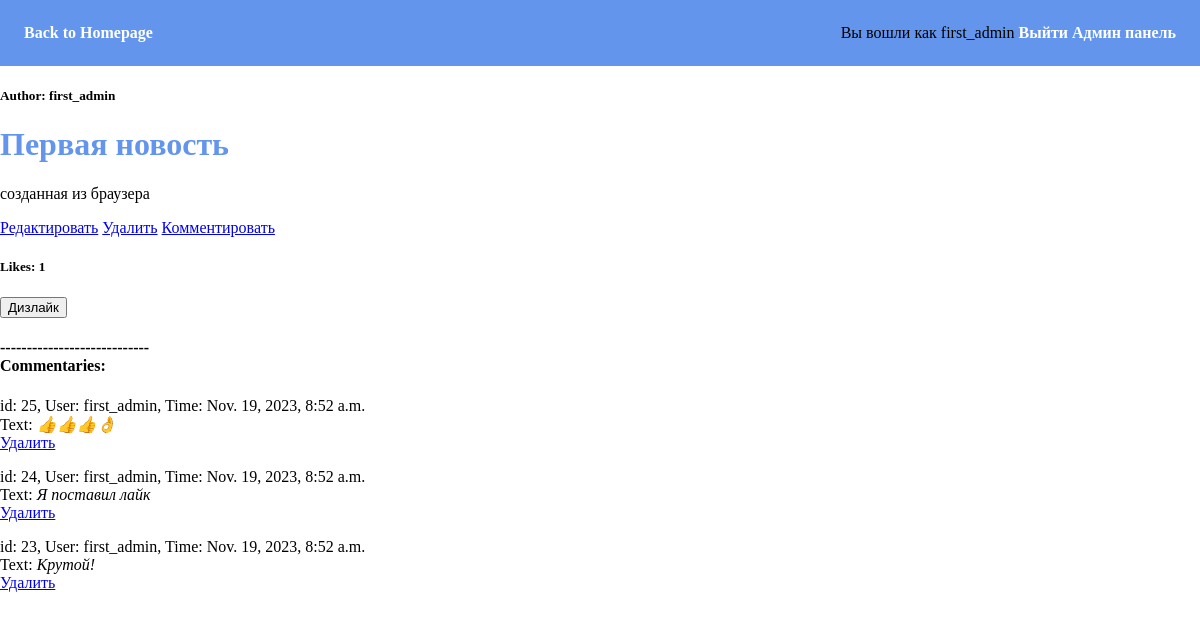
Page /news/3/ (signed in) on the committed database.
### news/models.py (models this page shows, shortened)
class News(models.Model):
    author = models.ForeignKey(User, null=True, on_delete=models.SET_NULL) # УКАЗАНИЕ АВТОРА
    article = models.CharField(max_length=100) # ЗАГОЛОВОК НОВОСТИ
    body = models.TextField(blank=True, null=True) # ТЕКСТ НОВОСТИ
    commentary = models.ManyToManyField(Commentaries)
    likes = models.ManyToManyField(Likes)
    def get_likes(self):
        return self.likes.count()

class Commentaries(models.Model):
    class Meta:
        ordering = ['-date']
    user = models.ForeignKey(User, null=True, on_delete=models.SET_NULL)
    date = models.DateTimeField(auto_now_add=True)
    text = models.TextField(blank=False, null=True)

### news/views.py (the view)
# urls.py: path('news/<int:pk>/', detail_view, name='detail-news'),
def detail_view(request, pk):
    try:
        obj = News.objects.get(id=pk)
    except News.DoesNotExist:
        raise Http404
    return render(request, 'news/detail.html', {'single_object': obj})

### news/templates/news/detail.html (shortened to what this page needs)
{% extends "base.html" %}
{% block content %}
<h5>Author: {{ single_object.author }}</h5>
<h1>{{ single_object.article }}</h1>
{% include 'news/detail_snippet.html' with single_object=single_object %}
{% if perms.user.is_staff %}
    <a href="/news/edit/{{ single_object.pk }}">Редактировать</a>
    <a href="/news/delete/{{ single_object.pk }}">Удалить</a>
    <a href="/news/commentary/{{ single_object.pk }}">Комментировать</a>
{% endif %}
<h5>Likes: {{ single_object.get_likes }}</h5>
<form action="/news/like/{{ single_object.pk }}/" method="post">
    {% if not single_object.get_likes %}
        <input type="submit" value="Лайк">
    {% else %}
        <input type="submit" value="Дизлайк">
    {% endif %}
</form>
<h4>
    ----------------------------<br>
    Commentaries:
</h4>
{% for c in single_object.commentary.all %}
    <p>
        id: {{ c.pk }},
        User: {{ c.user }},
        Time: {{ c.date }}<br>
        Text: <i>{{ c.text }}</i><br>
    {% if perms.user.is_staff %}
        <a href="/news/commentary/{{ c.pk }}/delete/">Удалить</a>
    {% endif %}
    </p>
{% endfor %}
{% endblock %}

### templates/navbar.html
<nav>
    <a href="/">Back to Homepage</a>
    <div class="nav-menu">
        {% if user.is_authenticated %}
            <span>Вы вошли как {{ user }}</span>
            <a href="/logout">Выйти</a>
            <a href="admin/">Админ панель</a>
        {% else %}
            <a href="/login">Войдите</a>
            <a>или</a>
            <a href="/register">Зарегистрируйтесь</a>
        {% endif %}
    </div>
</nav>

### news/templates/news/detail_snippet.html
{% if single_object.body %}
    <p>{{ single_object.body }}</p>
{% else %}
    <p>Content coming soon</p>
{% endif %}

### templates/base.html (style rules this page uses)
body { margin: 0; }
nav { padding: 1.5em; background-color: cornflowerblue; display: flex; justify-content: space-between; }
nav a { color: #fff; text-decoration:none; font-weight: bold; }
h1 { color: cornflowerblue; }

### rows in the picture
News: author "first_admin", article "Первая новость", body "созданная из браузера", get_likes "1"
Commentaries: pk "25", user "first_admin", date "Nov. 19, 2023, 8:52 a.m.", text "👍👍👍👌"
Commentaries: pk "24", user "first_admin", date "Nov. 19, 2023, 8:52 a.m.", text "Я поставил лайк"
Commentaries: pk "23", user "first_admin", date "Nov. 19, 2023, 8:52 a.m.", text "Крутой!"

### other values in the picture
{{ user }} "first_admin"
